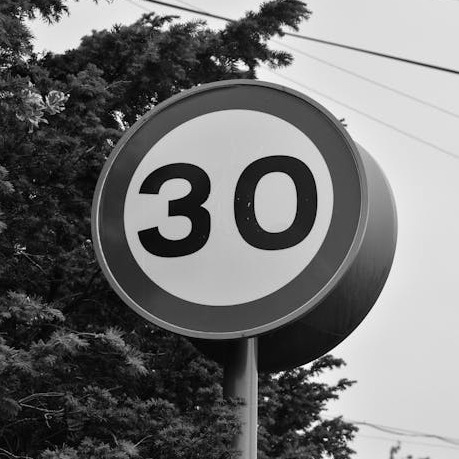
#> input picture geraphik/convolution/image.jpg, 459 x 459 px, found by its file name
$ python convolution.py
#> lines starting #> are read from the running program, lines starting #| are printed output that depends on the picture
from PIL import Image
import numpy as np
import numpy as np
from PIL import Image

def convolve(image, kernel):
    image_height, image_width = image.shape
    kernel_height, kernel_width = kernel.shape


    output_height = image_height - kernel_height + 1
    output_width = image_width - kernel_width + 1


    output = np.zeros((output_height, output_width))


    for i in range(output_height):
        for j in range(output_width):
            region = image[i:i+kernel_height, j:j+kernel_width]
            output[i, j] = np.sum(region * kernel)

    return output


image = Image.open('/home/moradi/other/university/university/geraphik/convolution/image.jpg').convert('L')
image_array = np.array(image)


filter1 = np.array([[1, 1, 1],
                    [1, 1, 1],
                    [1, 1, 1]])

filter2 = np.array([[-1, -1,-1],
                    [-1, 8, -1],
                    [-1, -1, -1]])

filter3 = np.array([[0, -1, 0],
                    [-1, 5, -1],
                    [0, -1, 0]])


filtered_image1 = convolve(image_array, filter1)
#> after the loop in convolve, `for i in range(output_height):`:
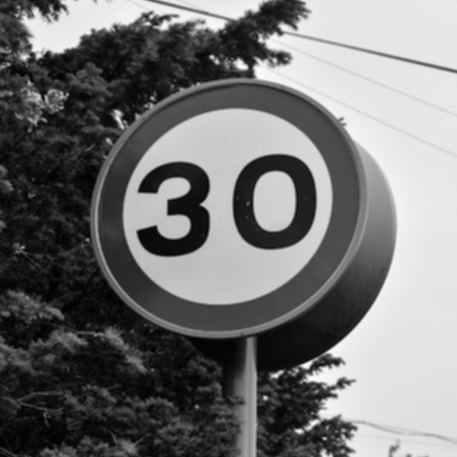
#> output: shape (457, 457) float64; min 45, max 2197, mean 1024; drawn with min black and max white
filtered_image2 = convolve(image_array, filter2)
#> after the loop in convolve (call 2), `for i in range(output_height):`:
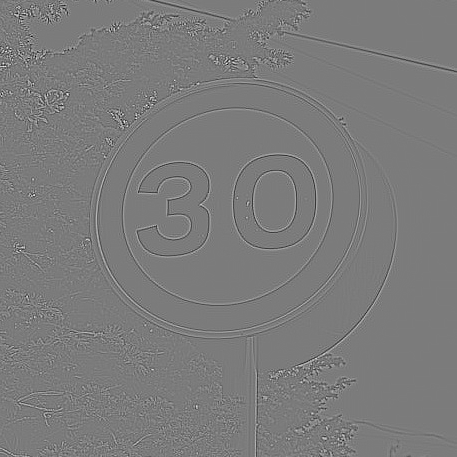
#> output: shape (457, 457) float64; min -1000, max 1059, mean 0; drawn with min black and max white
filtered_image3 = convolve(image_array, filter3)
#> after the loop in convolve (call 3), `for i in range(output_height):`:
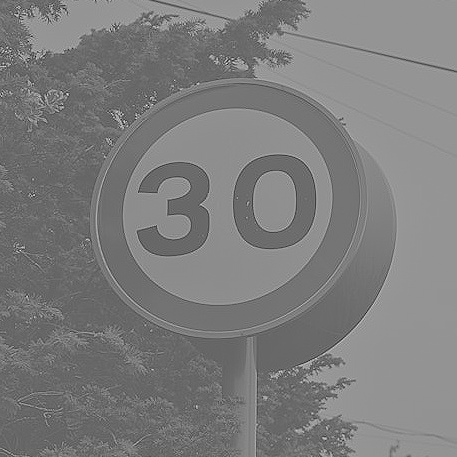
#> output: shape (457, 457) float64; min -466, max 715, mean 113.8; drawn with min black and max white


filtered_image1 = np.clip(filtered_image1, 0, 255).astype(np.uint8)
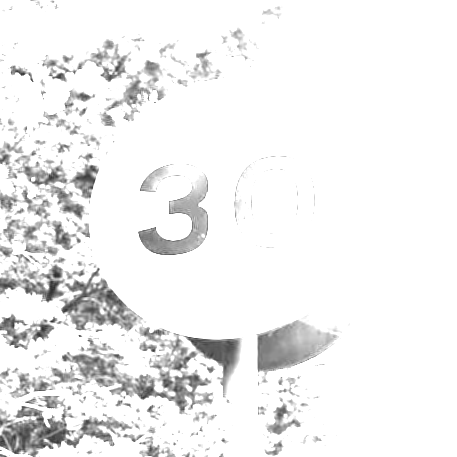
#> filtered_image1: shape (457, 457); min 45, max 255, mean 239.8
filtered_image2 = np.clip(filtered_image2, 0, 255).astype(np.uint8)
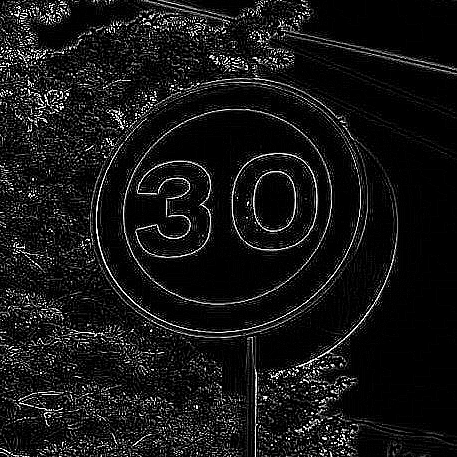
#> filtered_image2: shape (457, 457); min 0, max 255, mean 21.9
filtered_image3 = np.clip(filtered_image3, 0, 255).astype(np.uint8)
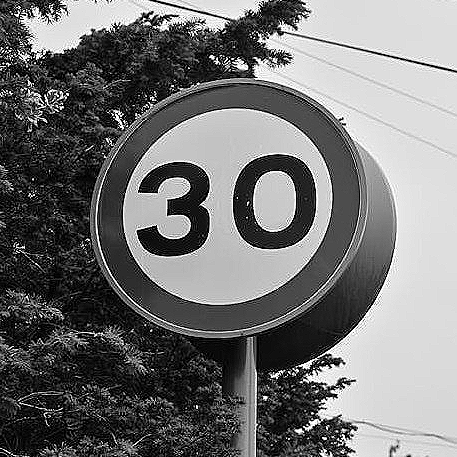
#> filtered_image3: shape (457, 457); min 0, max 255, mean 116.2


filtered_image1 = Image.fromarray(filtered_image1, mode='L')
filtered_image2 = Image.fromarray(filtered_image2, mode='L')
filtered_image3 = Image.fromarray(filtered_image3, mode='L')


filtered_image1.save('filtered_image1.jpg')
filtered_image2.save('filtered_image2.jpg')
filtered_image3.save('filtered_image3.jpg')
